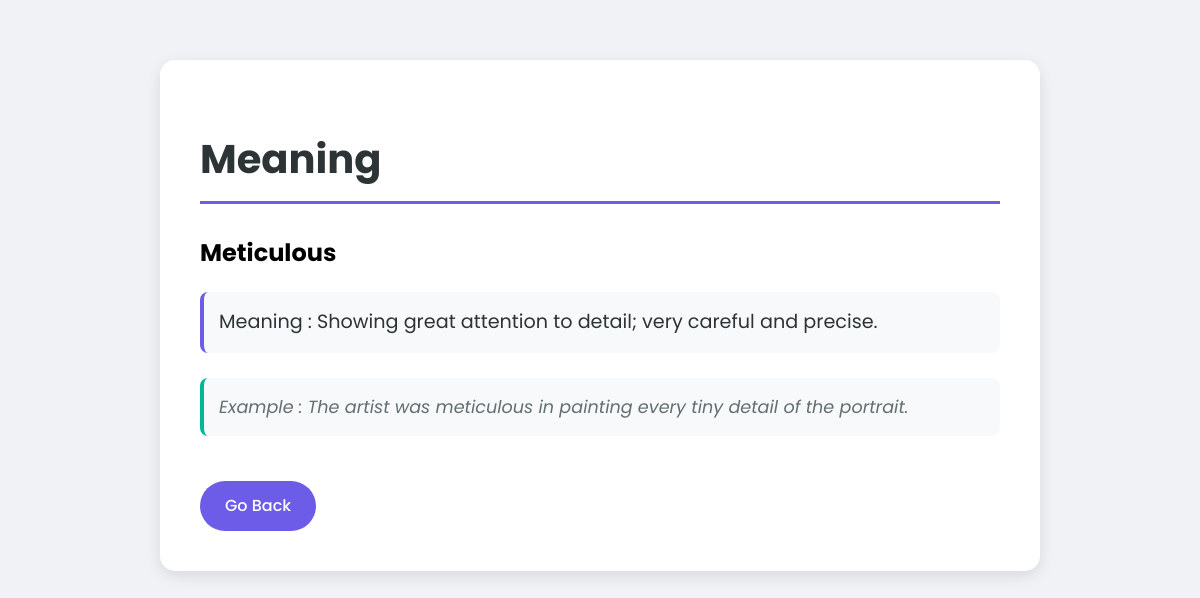
/Meticulous/, run on the app's committed database.
### dictapp/models.py (models this page shows, shortened)
class Dictionary(models.Model):
    word = models.CharField( max_length=50)
    meaning = models.CharField( max_length=200)
    example = models.CharField( max_length=200)

### dictapp/views.py (the view)
# urls.py: path('<str:word>/', views.meaning, name='word'),
def meaning(request, word):
    meaning = Dictionary.objects.get(word=word)
    meaning = meaning.meaning
    example = Dictionary.objects.get(word=word)
    example = example.example
    return render(request, 'dictapp/meaning.html', {
        'word': word,
        'meaning': meaning,
        'example': example
    })

### dictapp/templates/dictapp/meaning.html (shortened to what this page needs)
{% load static %}
<!DOCTYPE html>
<html lang="en">
<head>
    <link rel="stylesheet" href="{% static 'dictapp/css/meaning.css' %}">
</head>
<body>
    <div class="container">
        <h1>Meaning</h1>
        <h2><b>{{word}}</b></h2>
                <p>Meaning : {{ meaning }}</p>
                <p>Example : {{ example }}</p>
                <a href="{% url 'home' %}">Go Back</a>
            </div>
</body>
</html>

### dictapp/static/dictapp/css/meaning.css (style rules this page uses)
body { font-family: 'Poppins', sans-serif; line-height: 1.6; margin: 0; padding: 20px; background-color: #f0f2f5; min-height: 100vh; }
.container { max-width: 800px; margin: 40px auto; background: white; padding: 40px; border-radius: 15px; box-shadow: 0 5px 15px rgba(0,0,0,0.1); }
h1 { color: #2d3436; font-size: 2.5em; margin-bottom: 30px; border-bottom: 3px solid #6c5ce7; padding-bottom: 10px; }
p { font-size: 1.1em; color: #4a4a4a; margin-bottom: 25px; padding: 15px; background: #f8f9fa; border-radius: 8px; }
p:nth-of-type(1) { font-size: 1.2em; color: #2d3436; border-left: 4px solid #6c5ce7; }
p:nth-of-type(2) { font-style: italic; color: #636e72; border-left: 4px solid #00b894; }
a { display: inline-block; text-decoration: none; background: #6c5ce7; color: white; padding: 12px 25px; border-radius: 25px; margin-top: 20px; transition: all 0.3s ease; font-weight: 500; }

### data on the page
Dictionary: word "Meticulous", meaning "Showing great attention to detail; very careful and precise.", example "The artist was meticulous in painting every tiny detail of the portrait."
